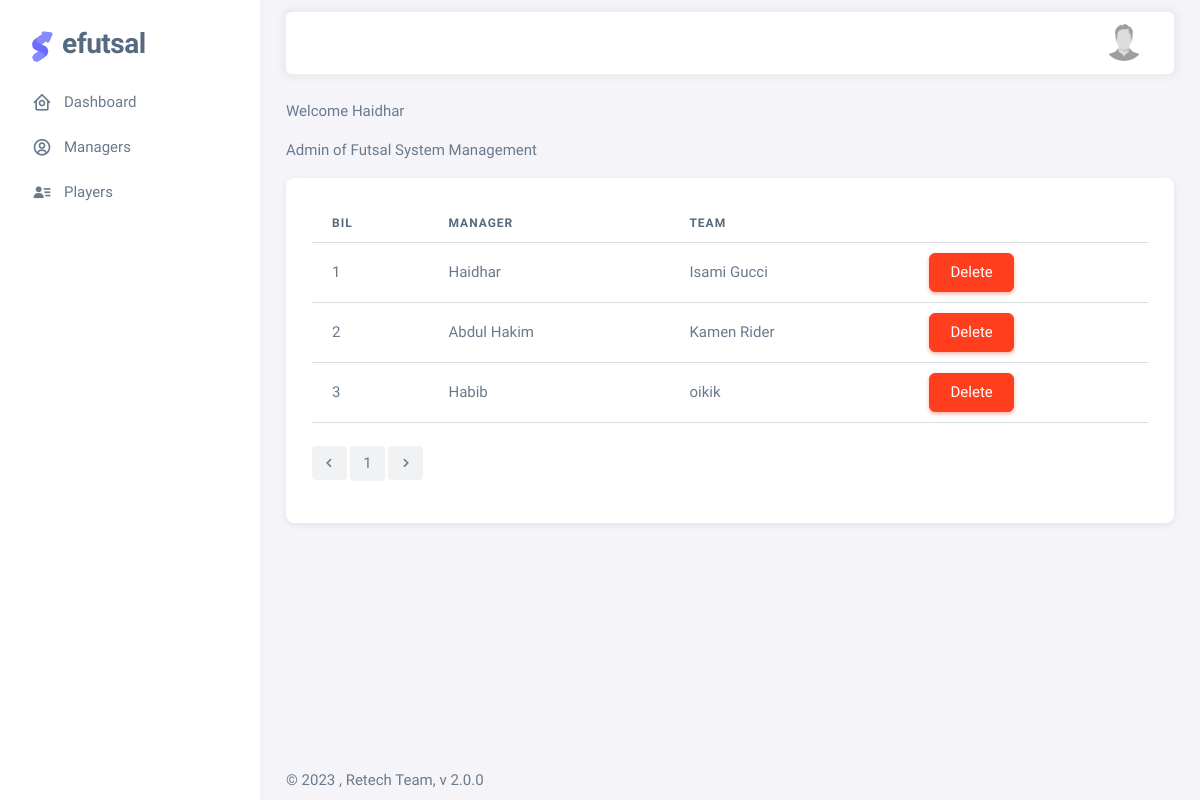
The app's page /admin/manager.php (signed in) with its own data.
### tables this page shows
CREATE TABLE `profile_user` (
  `id` int(11) NOT NULL,
  `username` varchar(20) NOT NULL,
  `name` varchar(100) NOT NULL,
  `email` varchar(50) NOT NULL,
  `no_tel` varchar(20) NOT NULL,
  `team` varchar(100) NOT NULL,
  `photo` varchar(10000) NOT NULL
);

CREATE TABLE `team` (
  `id` int(11) NOT NULL,
  `username` varchar(20) NOT NULL,
  `team` varchar(100) NOT NULL
);

### admin/manager.php (the view, shortened to what this page needs)
<?php
include "auth.php";
$profile = "SELECT * FROM profile_user WHERE username='$_SESSION[username]'";
$query = mysqli_query($connect, $profile);
$result=mysqli_fetch_array($query);
    include "temp.php";
$num_per_page = 10;
if (isset($_GET["page"])) {
    $page = $_GET["page"];
    if ($page == 0) {
        $page = 1;
    }
}
else {
    $page = 1;
}
$start_from = ($page - 1)*$num_per_page;
$list = "SELECT * FROM login_user WHERE lvl NOT LIKE 'Admin' LIMIT $start_from, $num_per_page";
$team = mysqli_query($connect, $list);
?>
<!DOCTYPE html>
<html lang="en">
<head>
</head>
<body>
        <div class="container-xxl flex-grow-1 container-p-y">
            <p>Welcome <?php echo $result['name']; ?></p>
            <p>Admin of Futsal System Management</p>
            <div class="col-12">
                <div class="card">
                    <div class="container-p-y flex-grow-1 container-xxl">
                        <table class="table">
                            <tr>
                                <th>Bil</th>
                                <th>Manager</th>
                                <th>Team</th>
                                <th></th>
                            </tr>
                            <?php
                            $bil = 1;
                            while ($mgr = mysqli_fetch_array($team)){
                            ?>
                            <tr>
                                <td><?php echo $bil; ?></td>
                                <?php
                                $teamList = "SELECT * FROM profile_user WHERE username='$mgr[username]'";
                                $queryTeam = mysqli_query($connect, $teamList);
                                while ($resultTeam = mysqli_fetch_array($queryTeam)) {
                                ?>
                                <td><?php echo $resultTeam['name'];?></td>
                                <?php
                                $teamID = "SELECT * FROM team WHERE id='$resultTeam[team]'";
                                $idTeam = mysqli_query($connect, $teamID);
                                while ($resTeam = mysqli_fetch_array($idTeam)) {
                                ?>
                                <td><?php echo $resTeam['team'];}?></td>
                                <td><button class="btn btn-danger" onclick="destroyItem(<?php echo $mgr['id']; ?>)">Delete</button></td>
                            </tr>
                            <?php
                                }
                                $bil++;
                            }
                            ?>
                        </table>
                        <br>
                        <ul class="pagination">
                        <?php
                        $query = "SELECT * FROM login_user WHERE lvl NOT LIKE 'Admin'";
                        $tableList = mysqli_query($connect, $query);
                        $total_records = mysqli_num_rows($tableList);
                        $total_page = ceil($total_records/$num_per_page);
                        ?>
                        <li class="page-item prev"><a href="index.php?page=<?php echo $page-1; ?>" class="page-link"><i class="tf-icon bx bx-chevron-left"></i></a></li>
                        <?php
                        for ($i=1; $i<= $total_page; $i++) {
                        ?>
                        <li class="page-item"><a class="page-link" href="index.php?page=<?php echo $i; ?>"><?php echo $i;}?></a></li>
                        <li class="page-item next"><a href="index.php?page=<?php echo $page+1; ?>" class="page-link"><i class="tf-icon bx bx-chevron-right"></i></a></li>
                        </ul>
                    </div>
                </div>
            </div>
        </div>
</body>
</html>

### admin/temp.php (shortened to what this page needs)
<!DOCTYPE html>
<html
  lang="en"
  class="light-style layout-menu-fixed"
  dir="ltr"
  data-theme="theme-default"
  data-assets-path="assets/"
  data-template="vertical-menu-template-free"
>
  <head>
    <link rel="stylesheet" href="../assets/vendor/fonts/boxicons.css" />
    <link rel="stylesheet" href="../assets/vendor/css/core.css" class="template-customizer-core-css" />
    <link rel="stylesheet" href="../assets/vendor/css/theme-default.css" class="template-customizer-theme-css" />
    <link rel="stylesheet" href="../assets/css/demo.css" />
    <link rel="stylesheet" href="../assets/vendor/libs/perfect-scrollbar/perfect-scrollbar.css" />
    <link rel="stylesheet" href="../assets/vendor/libs/apex-charts/apex-charts.css" />
  </head>
  <body>
    <div class="layout-wrapper layout-content-navbar">
      <div class="layout-container">
        <aside id="layout-menu" class="layout-menu menu-vertical menu bg-menu-theme">
          <div class="app-brand demo">
            <a href="index.html" class="app-brand-link">
              <span class="app-brand-logo demo">
              </span>
              <span class="app-brand-text demo menu-text fw-bolder ms-2">efutsal</span>
            </a>
          </div>
          <ul class="menu-inner py-1">
            <li class="menu-item">
              <a href="index.php" class="menu-link">
                <i class="menu-icon tf-icons bx bx-home-circle"></i>
                <div data-i18n="Analytics">Dashboard</div>
              </a>
            </li>
            <li class="menu-item">
              <a href="manager.php" class="menu-link">
                <i class="menu-icon tf-icons bx bx-user-circle"></i>
                <div data-i18n="Analytics">Managers</div>
              </a>
            </li>
            <li class="menu-item">
              <a href="player.php" class="menu-link">
                <i class="menu-icon tf-icons bx bxs-user-detail"></i>
                <div data-i18n="Analytics">Players</div>
              </a>
            </li>
          </ul>
        </aside>
        <div class="layout-page">
          <nav
            class="layout-navbar container-xxl navbar navbar-expand-xl navbar-detached align-items-center bg-navbar-theme"
            id="layout-navbar"
          >
            <div class="navbar-nav-right d-flex align-items-center" id="navbar-collapse">
              <ul class="navbar-nav flex-row align-items-center ms-auto">
                <li class="nav-item navbar-dropdown dropdown-user dropdown">
                  <a class="nav-link dropdown-toggle hide-arrow" href="javascript:void(0);" data-bs-toggle="dropdown">
                    <div class="avatar">
                      <img src="<?php echo $result['photo'];?>" alt="error" class="w-px-40 h-auto rounded-circle" />
                    </div>
                  </a>
                </li>
              </ul>
            </div>
          </nav>
          <div class="content-wrapper">
  </body>
</html>

### assets/css/demo.css (style rules this page uses)
.menu .app-brand.demo { height: 64px; margin-top: 12px; }
.app-brand-logo.demo svg { width: 22px; height: 38px; }
.app-brand-text.demo { font-size: 1.75rem; letter-spacing: -0.5px; text-transform: lowercase; }

### records on screen
profile_user: photo (placeholder picture), name "Haidhar"
team: team "Isami Gucci"
profile_user: name "Abdul Hakim"
team: team "Kamen Rider"
profile_user: name "Habib"
team: team "oikik"
